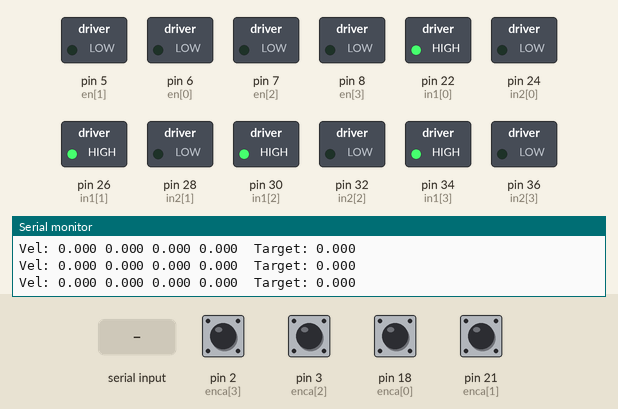
A sketch run on a simulated Arduino Mega 2560, built with avr-gcc and run on an emulated ATmega2560. Shown: switched loads named in the sketch (green lamp = pin HIGH), the last lines printed to the serial monitor. The test bench sets the inputs (shaded band); at power-on: pin 2 (enca[3]), pin 3 (enca[2]), pin 18 (enca[0]), pin 21 (enca[1]) HIGH.

Above: at 4.2 s.
4.3 s: "1\n" received over Serial
7.3 s: "90,45,200\n" received over Serial
At 8.5 s:
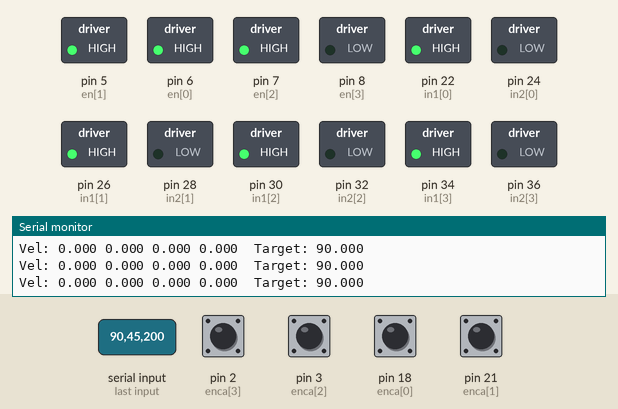
8.8 s: "4\n" received over Serial
At 9.8 s:
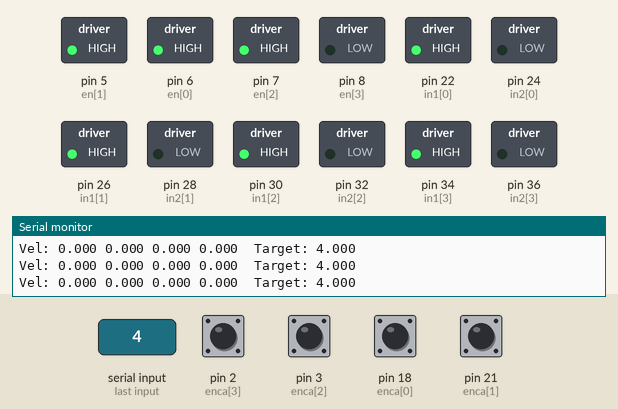
10.3 s: "30,150,10\n" received over Serial
At 10.9 s:
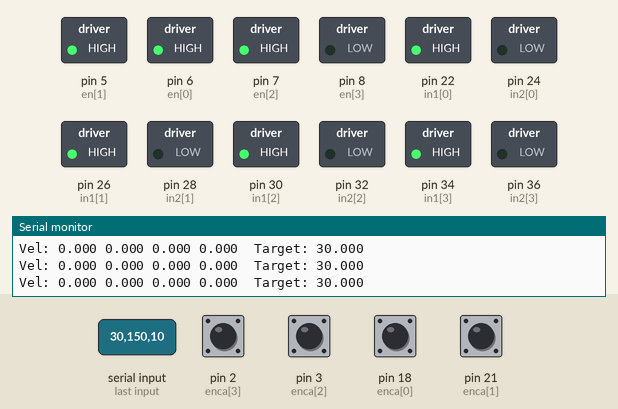
11.8 s: "90,45\n" received over Serial
At 12.6 s:
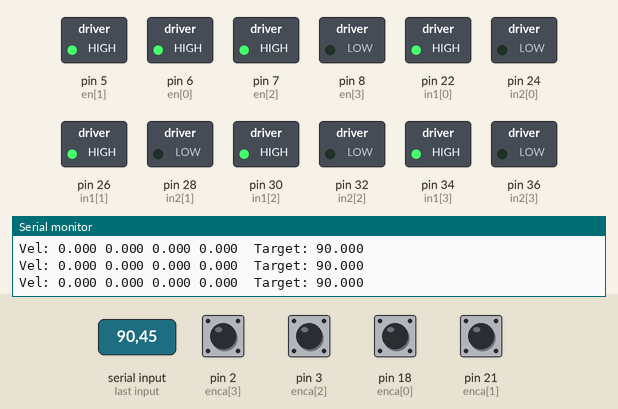
13.3 s: "30,150\n" received over Serial
At 13.7 s:
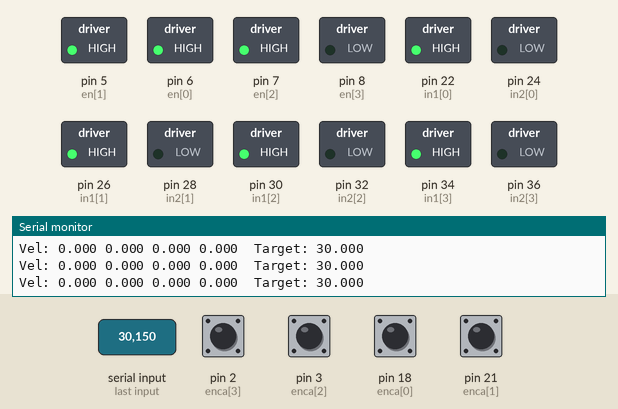
Timing chart, 0 to 45.7 s (numbered marks = the images above; inputs shaded):
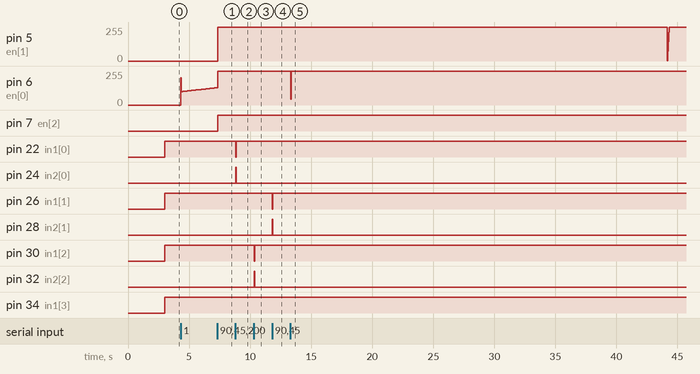

Measured:
- after the input at 7.3 s, pin 5 (en[1]): 0/255 → 255/255 at once; pin 7 (en[2]): LOW → HIGH at once
- after the input at 8.8 s, pin 22 (in1[0]): HIGH → LOW at once, → HIGH 0.05 s later; pin 24 (in2[0]): LOW → HIGH at once, → LOW 0.05 s later
- after the input at 10.3 s, pin 30 (in1[2]): HIGH → LOW at once, → HIGH 0.05 s later; pin 32 (in2[2]): LOW → HIGH at once, → LOW 0.05 s later
- after the input at 11.8 s, pin 26 (in1[1]): HIGH → LOW at once, → HIGH 0.05 s later; pin 28 (in2[1]): LOW → HIGH at once, → LOW 0.05 s later
- after the input at 13.3 s, pin 6 (en[0]): 255/255 → 43/255 at once, → 255/255 0.05 s later

The sketch:

pid_controller.ino
```cpp
/*

4 wheel drive PID control
- Recieves velocity commands from motor interface node via serial
- Translates velocity -> encoder counts
- Controls motors using PID drive

  MOTOR LAYOUT:
  1 0-------0 2
       pi
     battery
  3 0-------0 4

*/

#include <util/atomic.h>

#define NUMMOTORS 4
const int in1[] = {22, 26, 30, 34};
const int in2[] = {24, 28, 32, 36};
const int en[] = {6, 5, 7, 8};
const int enca[] = {18, 21, 3, 2};
const int encb[] = {43, 51, 42, 48};

// globals
long prev_t = 0;
volatile long pos[] = {0, 0, 0, 0};
long prev_pos[] = {0, 0, 0, 0};

// target velocities in m/s
float target_vel[] = {0.0, 0.0, 0.0, 0.0};

// Function declarations
template <int j>
void readEncoder();
void setMotor(int dir, int pwm_val, int en, int ina, int inb);

class Controller {
  private:
    float kp, kd, ki, umax;
    float e_prev, e_integral;
  public:
    Controller() : kp(1), kd(0), ki(0), umax(255), e_prev(0.0), e_integral(0.0){}

  void setParams(float kp_new, float kd_new, float ki_new, float umax_new) {
    kp = kp_new;
    kd = kd_new;
    ki = ki_new;
    umax = umax_new;
  }

  void getSignal(float actual_vel, float target_vel, float dt, int &pwr, int &dir) {
    // error in velocity
    float e = target_vel - actual_vel;

    // derivative
    float dedt = (e - e_prev) / dt;

    // integral
    e_integral = e_integral + e * dt;

    // control signal
    float u = kp * e + kd * dedt + ki * e_integral;

    // motor power
    pwr = (int) fabs(u);
    if (pwr > umax) {
      pwr = umax;
    }

    // motor direction
    dir = 1;
    if (u < 0) {
      dir = -1;
    }

    e_prev = e;
  }
};

Controller controller[NUMMOTORS];

void setup() {
  Serial.begin(9600);
  delay(3000);
  Serial.println("BOOT OKAY");
  for (int i = 0; i < NUMMOTORS; i++) {
    pinMode(in1[i], OUTPUT);
    pinMode(in2[i], OUTPUT);
    pinMode(en[i], OUTPUT);
    pinMode(enca[i], INPUT);
    pinMode(encb[i], INPUT);
  }

  // velocity control
  controller[0].setParams(100, 5, 10, 255);
  controller[1].setParams(100, 5, 10, 255);
  controller[2].setParams(100, 5, 10, 255);
  controller[3].setParams(100, 5, 10, 255);

  attachInterrupt(digitalPinToInterrupt(enca[0]), readEncoder<0>, RISING);
  attachInterrupt(digitalPinToInterrupt(enca[1]), readEncoder<1>, RISING);
  attachInterrupt(digitalPinToInterrupt(enca[2]), readEncoder<2>, RISING);
  attachInterrupt(digitalPinToInterrupt(enca[3]), readEncoder<3>, RISING);
}

float vel[NUMMOTORS] = {0, 0, 0, 0};

void loop() {
  if (Serial.available() > 0) {
    String command = Serial.readStringUntil('\n');
    command.trim();

    int idx = 0;
    char buf[50];
    command.toCharArray(buf, sizeof(buf));

    char *token = strtok(buf, ",");
    while (token != NULL && idx < 4) {
      vel[idx] = atof(token);
      target_vel[idx] = vel[idx];
      idx++;
      token = strtok(NULL, ",");
    }

    if (idx == 4) {
      Serial.print("Received velocities: ");
      for (int i = 0; i < 4; i++) {
        Serial.print(vel[i], 4);
        Serial.print(" ");
      }
      Serial.println();
    }
  }

  long curr_t = micros();
  float dt = ((float) (curr_t - prev_t)) / (1.0e6);

  // Only update at fixed intervals (e.g., 20ms = 50Hz)
  if (dt >= 0.02) {
    prev_t = curr_t;

    // Calculate actual velocities from encoder changes
    float pulses_per_turn = 508;
    float pulses_per_meter = pulses_per_turn * 4.75089382365;

    int posi[NUMMOTORS];
    ATOMIC_BLOCK(ATOMIC_RESTORESTATE) {
      for (int i = 0; i < NUMMOTORS; i++) {
        posi[i] = pos[i];
      }
    }

    float actual_vel[NUMMOTORS];
    for (int i = 0; i < NUMMOTORS; i++) {
      long delta_pos = posi[i] - prev_pos[i];
      actual_vel[i] = (delta_pos / pulses_per_meter) / dt;
      prev_pos[i] = posi[i];
    }

    // Control based on velocity
    for (int i = 0; i < NUMMOTORS; i++) {
      int pwr, dir;
      controller[i].getSignal(actual_vel[i], target_vel[i], dt, pwr, dir);
      setMotor(dir, pwr, en[i], in1[i], in2[i]);
    }

    // Debug output
    Serial.print("Vel: ");
    for (int i = 0; i < NUMMOTORS; i++) {
      Serial.print(actual_vel[i], 3);
      Serial.print(" ");
    }
    Serial.print(" Target: ");
    Serial.print(target_vel[0], 3);
    Serial.println();
  }
}

void setMotor(int dir, int pwm_val, int en, int ina, int inb) {
  analogWrite(en, pwm_val);
  if (dir == 1) {
    digitalWrite(ina, HIGH);
    digitalWrite(inb, LOW);
  } else if (dir == -1) {
    digitalWrite(ina, LOW);
    digitalWrite(inb, HIGH);
  } else {
    digitalWrite(ina, LOW);
    digitalWrite(inb, LOW);
  }
}

template <int j>
void readEncoder() {
  int b = digitalRead(encb[j]);
  if (b > 0) {
    pos[j]++;
  } else {
    pos[j]--;
  }
}
```
